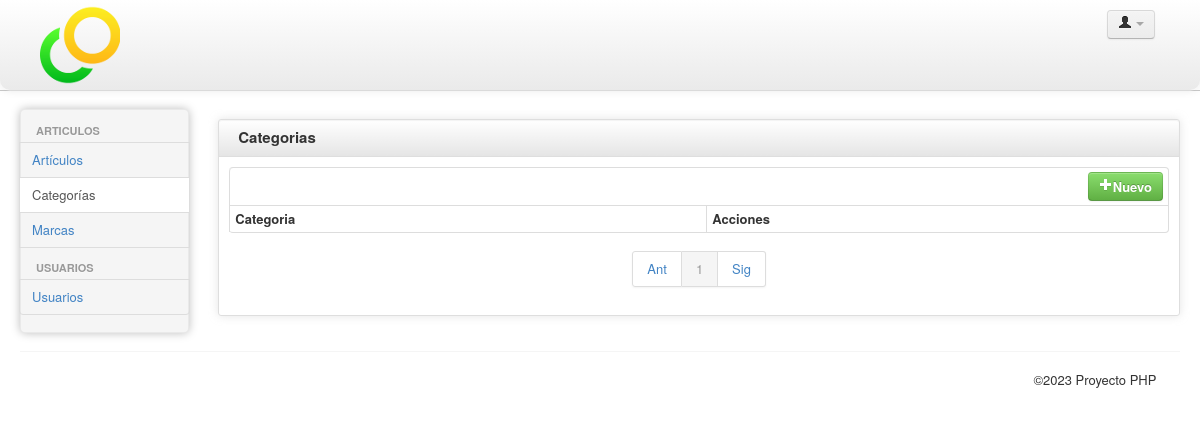
Page /back/categorias.php on the earlier database version.
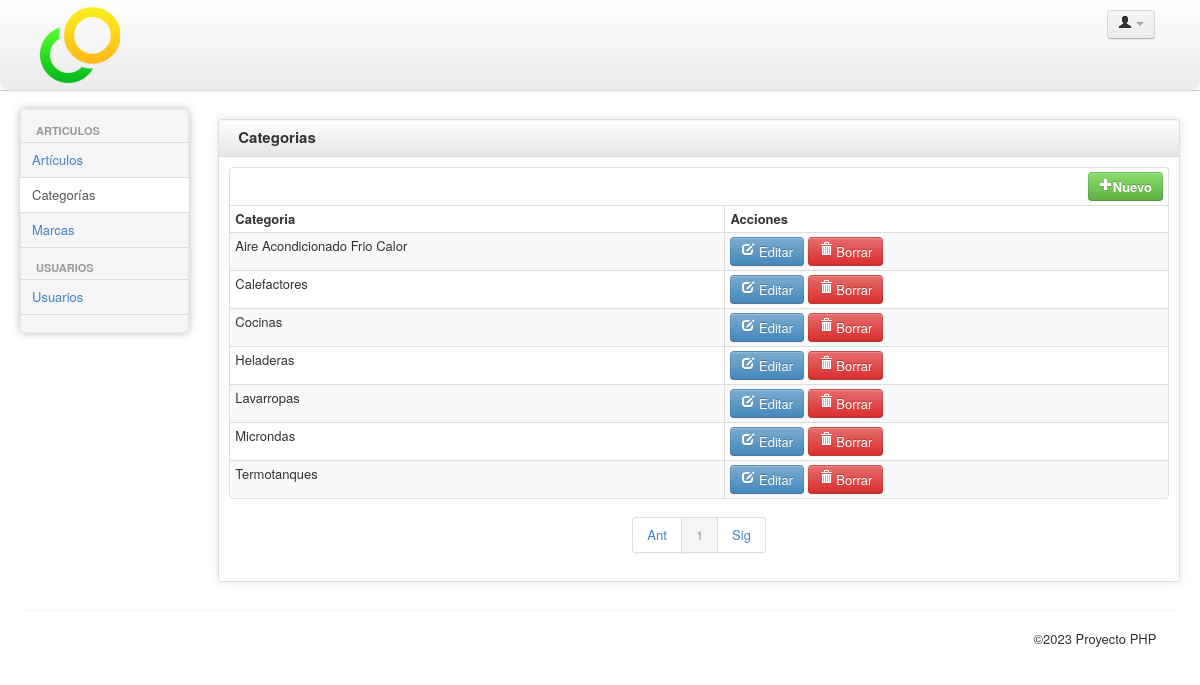
Same page on the later database version.
### tables this page shows
CREATE TABLE `categorias` (
  `id_categoria` int(11) NOT NULL,
  `categoria` varchar(50) NOT NULL,
  `url` varchar(255) DEFAULT NULL
);

### back/config/conectar.php (called while the page is built, shortened)
<?php
function MySQLSESSION_ExecuteSQL($Query)
{
   $mysqlSESSION_database = mysqli_connect ("localhost", "martes19", "Martes2023","phpmartes") ;
   if ($mysqlSESSION_database) {
      mysqli_set_charset( $mysqlSESSION_database, 'utf8');
      mysqli_query($mysqlSESSION_database, "SET SESSION sql_mode = ' ' ");
      $Recordset = mysqli_query($mysqlSESSION_database, $Query);
   }
   return $Recordset;
}
?>

### back/categorias.php (the view, shortened to what this page needs)
<?php include('header.php'); ?>
			<div class="row-fluid sortable">
				<div class="box span12">
					<div class="box-header well" data-original-title>
						<h2>Categorias</h2>
					</div>
					<div class="box-content">
						<table class="table table-bordered table-striped table-condensed">
							  <thead>
                              <tr>
									  <th colspan="6" >
							    <a style="float:right" class="btn btn-success" href="categorias-editar.php?action=alta"> <i class="icon-plus icon-white"></i>Nuevo </a></th>
							    </tr>
								  <tr>
									  <th>Categoria</th>
								       <th>Acciones</th>
								  </tr>
							  </thead>
							  <tbody>
								<?php
$pag=$_GET["pag"];
if (!isset($pag)) $pag = 1;
$tampag = 10;
$reg1 = ($pag-1) * $tampag;
$sql="select * from categorias where 1";
$result = MySQLSESSION_ExecuteSQL($sql." order by categoria asc");
$total = mysqli_num_rows($result);
for ($i=$reg1; $i<min($reg1+$tampag, $total); $i++) {
    mysqli_data_seek($result, $i);
	$row = mysqli_fetch_array($result);
	?>
                                <tr>
									<td class="center"><?php echo $row['categoria']; ?></td>
								    <td class="center"> <a class="btn btn-info" href="categorias-editar.php?id=<?php echo $row['id_categoria']; ?>&action=modificar"> <i class="icon-edit icon-white"></i> Editar </a> <a class="btn btn-danger" href="javascript: deleteAlert('<?php echo $row['categoria']; ?>','<?php echo $row['id_categoria'];?>')"> <i class="icon-trash icon-white"></i> Borrar </a></td>
								</tr>
                                <?php }  ?>
							  </tbody>
						 </table>
<div class="pagination pagination-centered">
						  <ul>
							<?php  echo paginar($pag, $total, $tampag, "categorias.php?pag="); ?>
						  </ul>
						</div>
					</div>
				</div>
			</div>
<?php include('footer.php'); ?>

### back/header.php (shortened to what this page needs)
<?php
	include 'config/conectar.php';
	include 'config/funciones.php';
?>
<!DOCTYPE html>
<html lang="es-Es">
<head>
	<link href="css/bootstrap-spacelab.css" rel="stylesheet">
	<link href="css/bootstrap-responsive.css" rel="stylesheet">
	<link href="css/charisma-app.css" rel="stylesheet">
	<link href="css/jquery-ui-1.8.21.custom.css" rel="stylesheet">
	<link href='css/fullcalendar.css' rel='stylesheet'>
	<link href='css/fullcalendar.print.css' rel='stylesheet'  media='print'>
	<link href='css/chosen.css' rel='stylesheet'>
	<link href='css/uniform.default.css' rel='stylesheet'>
	<link href='css/colorbox.css' rel='stylesheet'>
	<link href='css/jquery.cleditor.css' rel='stylesheet'>
	<link href='css/jquery.noty.css' rel='stylesheet'>
	<link href='css/noty_theme_default.css' rel='stylesheet'>
	<link href='css/elfinder.min.css' rel='stylesheet'>
	<link href='css/elfinder.theme.css' rel='stylesheet'>
	<link href='css/jquery.iphone.toggle.css' rel='stylesheet'>
	<link href='css/opa-icons.css' rel='stylesheet'>
	<link href='css/uploadify.css' rel='stylesheet'>
</head>
<body>
	<?php if(!isset($no_visible_elements) || !$no_visible_elements)	{ ?>
	<div class="navbar">
		<div class="navbar-inner">
			<div class="container-fluid">
				<span><a href="index.php"><img style="max-width:100px; max-height:100px" src="img/logo.png" border="0" alt="Sarco Construcciones" ></a></span>
  <div class="btn-group pull-right" >
					<a class="btn dropdown-toggle" data-toggle="dropdown" href="#">
						<i class="icon-user"></i><span class="hidden-phone"> <?php echo $_SESSION['Nombre']; ?></span>
						<span class="caret"></span>
					</a>
			  </div>
			</div>
	  </div>
	</div>
	<?php } ?>
	<div class="container-fluid">
		<div class="row-fluid">
		<?php if(!isset($no_visible_elements) || !$no_visible_elements) { ?>
			<?php include 'header_menu.php'; ?>
			<div id="content" class="span10">
			<?php } ?>

### back/header_menu.php
<div class="span2 main-menu-span">
	<div class="well nav-collapse sidebar-nav">
		<ul class="nav nav-tabs nav-stacked main-menu">
		    <li class="nav-header hidden-tablet">ARTICULOS</li>
			<li><a class="ajax-link" href="articulos.php"><span class="hidden-tablet"> Artículos </span></a></li>
			<li><a class="ajax-link" href="categorias.php"><span class="hidden-tablet"> Categorías </span></a></li>
			<li><a class="ajax-link" href="marcas.php"><span class="hidden-tablet"> Marcas </span></a></li>
			 <li class="nav-header hidden-tablet">USUARIOS</li>
		       <li><a class="ajax-link" href="usuarios.php"><span class="hidden-tablet"> Usuarios </span></a></li>
                 </ul>
	</div>
</div>

### back/config/funciones.php (shortened to what this page needs)
<?php
function paginar($actual, $total, $por_pagina, $enlace, $maxpags=10) {
  $total_paginas = ceil($total/$por_pagina);
  $anterior = $actual - 1;
  $posterior = $actual + 1;
  $minimo = $maxpags ? max(1, $actual-ceil($maxpags/2)): 1;
  $maximo = $maxpags ? min($total_paginas, $actual+floor($maxpags/2)): $total_paginas;
  if ($actual>1)
    $texto = "<li><a href=\"$enlace$anterior\">Ant</a></li>";
  else
    $texto = "<li><a >Ant</li>";
  for ($i=$minimo; $i<$actual; $i++)
    $texto .= "<li><a href=\"$enlace$i\">$i</a></li>";
  $texto .= "<li class=\"active\"><a >$actual</a></li>";
  for ($i=$actual+1; $i<=$maximo; $i++)
    $texto .= "<li><a href=\"$enlace$i\">$i</a></li>";
  if ($actual<$total_paginas)
    $texto .= "<li><a href=\"$enlace$posterior\">Sig</a></li>";
  else
    $texto .= "<li><a >Sig</a></li>";
  return $texto;
}
?>

### back/footer.php (shortened to what this page needs)
		<?php if(!isset($no_visible_elements) || !$no_visible_elements)	{ ?>
			</div>
		<?php } ?>
		</div>
		<?php if(!isset($no_visible_elements) || !$no_visible_elements)	{ ?>
		<hr>
	  <footer>
	  		<p class="pull-left">&nbsp;</p>
	  		<p class="pull-right">&nbsp;</p>
			<p class="pull-left">&nbsp;</p>
			<p class="pull-right">&copy;<?php echo date('Y') ?> Proyecto PHP</p>
		</footer>
<?php } ?>
	</div>
</body>
</html>

### back/css/charisma-app.css (style rules this page uses)
.box { border: 1px solid #DEDEDE; border-radius:3px; -webkit-border-radius:3px; -moz-border-radius:3px; margin-top: 10px; margin-bottom: 10px ; box-shadow: 0 0 10px rgba(189, 189, 189, 0.4); -webkit-box-shadow: 0 0 10px rgba(189, 189, 189, 0.4); -moz-box-shadow: 0 0 10px rgba(189, 189, 189, 0.4); }
.box-header { border:none; padding-top:5px; border-bottom: 1px solid #DEDEDE; border-radius:3px 3px 0 0; -webkit-border-radius:3px 3px 0 0; -moz-border-radius:3px 3px 0 0; height:12px; min-height:12px; margin-bottom: 0; cursor:move; font-weight:bold; font-size:16px; background: -moz-linear-gradient(top, rgba(255,255,255,0) 0%, rgba(0,0,0,0.1) 100%); background: -webkit-gradient(linear, left top, left bottom, color-stop(0%,rgba(255,255,255,0)), color-stop(100%,rgba(0,0,0,0.1))); background: -webkit-linear-gradient(top, rgba(255,255,255,0) 0%,rgba(0,0,0,0.1) 100%); background: -o-linear-gradient(top, rgba(255,255,255,0) 0%,rgba(0,0,0,0.1) 100%); background: -ms-linear-gradient(top, rgba(255,255,255,0) 0%,rgba(0,0,0,0.1) 100%); background: linear-gradient(to bottom, rgba(255,255,255,0) 0%,rgba(0,0,0,0.1) 100%); filter: progid:DXImageTransform.Microsoft.gradient( startColorstr='#00ffffff', endColorstr='#1a000000',GradientType=0 ); }
.box-header h2 { font-size:15px; width:auto; clear:none; float:left; line-height:25px; white-space: nowrap; }
.box-content { padding:10px; }
footer { clear:both; }
footer .pull-right { float:right; margin-right:10px; }
footer .pull-left { float:left; margin-left:10px; }
.sidebar-nav { min-height:0; box-shadow: 0 0 10px #BDBDBD; -webkit-box-shadow: 0 0 10px #BDBDBD; -moz-box-shadow: 0 0 10px #BDBDBD; border-radius: 5px; -webkit-border-radius: 5px; -moz-border-radius: 5px; margin-bottom: 0; padding-bottom:0; }
.sidebar-nav > ul > li:not(.nav-header) { margin-right:-2px; margin-left:-2px; }
.navbar-inner { border-radius:0 0 10px 10px; -webkit-border-radius:0 0 10px 10px; -moz-border-radius:0 0 10px 10px; padding-top:5px; padding-bottom:5px; }
.pull-left { float:left !important; }
.pull-right { float:right !important; }

### back/header.php (style rules this page uses)
body { padding-bottom: 40px; }
.sidebar-nav { padding: 9px 0; }

Differences in the rows shown:
added categorias: categoria "Aire Acondicionado Frio Calor"
added categorias: categoria "Calefactores"
added categorias: categoria "Cocinas"
added categorias: categoria "Heladeras"
added categorias: categoria "Lavarropas"
added categorias: categoria "Microndas"
added categorias: categoria "Termotanques"
